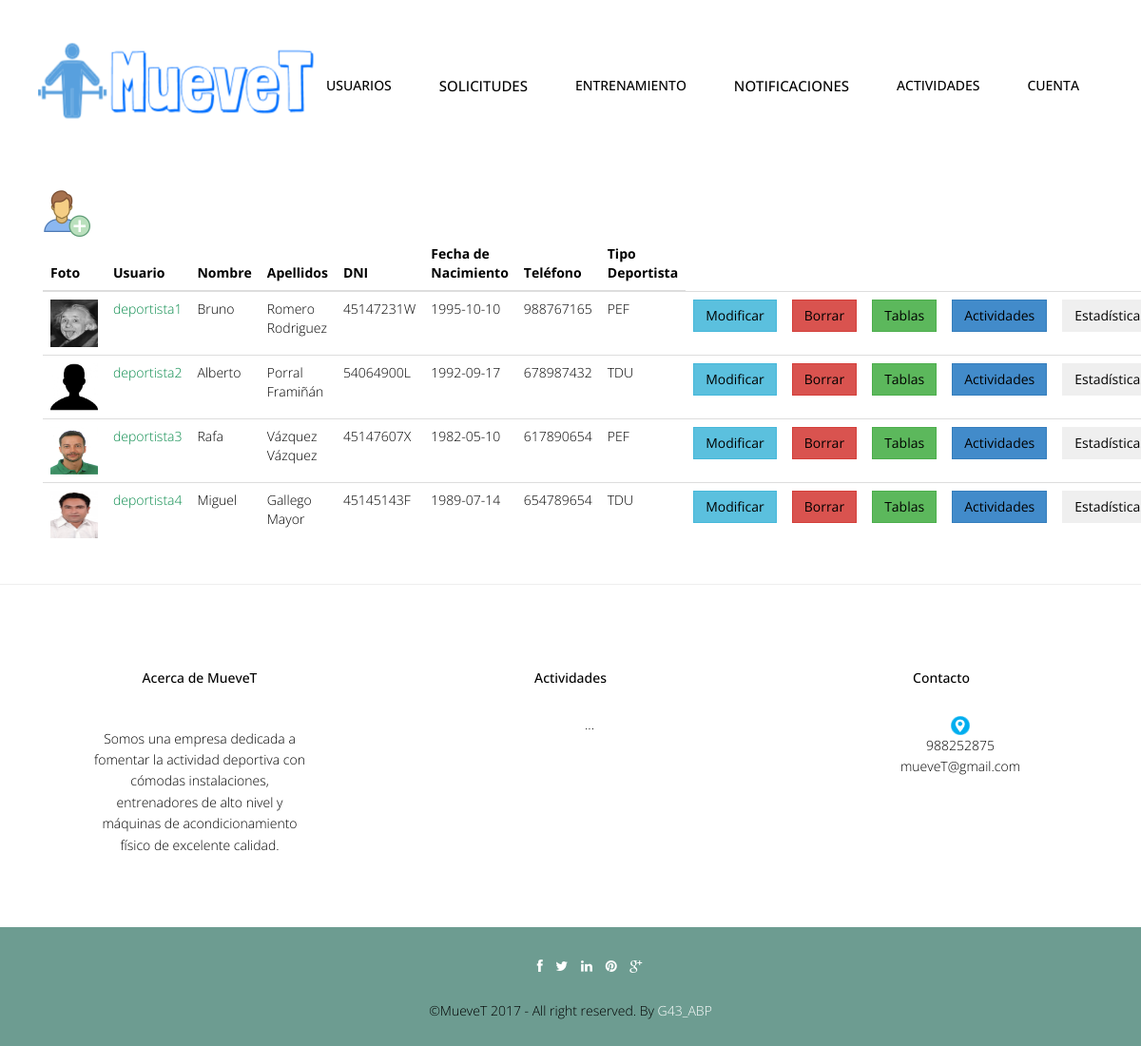
/abp/Controllers/DEPORTISTA_Controller.php?user=deportista (signed in), run on the app's committed database.
### tables this page shows
CREATE TABLE `usuario` (
  `foto` varchar(500) DEFAULT '../img/user.jpg',
  `userName` varchar(20) NOT NULL,
  `password` varchar(128) NOT NULL,
  `tipoUsuario` int(10) NOT NULL,
  `nombre` varchar(20) NOT NULL,
  `apellidos` varchar(70) NOT NULL,
  `dni` varchar(9) NOT NULL,
  `fechaNac` date NOT NULL,
  `direccion` varchar(80) DEFAULT NULL,
  `telefono` int(15) DEFAULT NULL,
  `email` varchar(30) NOT NULL
);

CREATE TABLE `deportista` (
  `userName` varchar(20) NOT NULL,
  `tipoDeportista` char(3) NOT NULL,
  `metodoPago` varchar(45) NOT NULL
);

### abp/Models/USUARIO_Model.php (called while the page is built, shortened)
<?php
include '../Functions/LibraryFunctions.php';
class USUARIO_Modelo {
    var $mysqli;
    function ConectarBD() {
        $this->mysqli = new mysqli("localhost", "root", "", "muevet");
    }
    function ConsultarTodo($user) {
        if ($user == "entrenador") {
            $sql = "SELECT * FROM USUARIO, ENTRENADOR WHERE USUARIO.userName=ENTRENADOR.userName AND USUARIO.tipoUsuario=2";
        } else if ($user == "deportista") {
            $sql = "SELECT * FROM USUARIO, DEPORTISTA WHERE USUARIO.userName=DEPORTISTA.userName AND USUARIO.tipoUsuario=3";
        } else {
            $sql = "SELECT * FROM USUARIO";
        }
        if (!($resultado = $this->mysqli->query($sql))) {
            return 'Error en la consulta sobre la base de datos';
        } else {
            $toret = array();
            $i = 0;
            while ($fila = $resultado->fetch_array()) {
                $toret[$i] = $fila;
                $i++;
            }
            return $toret;
        }
    }
}
?>

### abp/Views/DEPORTISTA_SHOWALL_Vista.php (the view, shortened to what this page needs)
<?php
class DEPORTISTA_Show {
    private $datos;
    function __construct($array, $tablasEstandar, $tablasPersonalizadas, $volver) {
        $this->datos = $array;
        $this->render();
    }
    function render() {
        ?>
        <div class="container">
            <?php
            $lista = array('foto', 'userName', 'nombre', 'apellidos', 'dni', 'fechaNac', 'telefono', 'tipoDeportista');
            ?>
            <br><br>
            <div class="container">
                <div align='left'>
                    <?php if (ConsultarTipoUsuarioLogin() == 1) { ?>
                        <a href='DEPORTISTA_Controller.php?accion=<?php echo $strings['Insertar']; ?>'><img src="../img/useradd.png" width="50px" height="50px"></a>
                    <?php } ?>
                </div>
                <table class="table">
                    <thead class="thead-dark">
                        <tr>
                            <?php
                            foreach ($lista as $titulo) {
                                echo "<th>";
                                echo $strings[$titulo];
                                echo "</th>";
                            }
                            echo "</tr>";
                            echo "</thead>";
                            echo "<tbody>";
                            for ($j = 0; $j < count($this->datos); $j++) {
                                echo "<tr>";
                                foreach ($this->datos [$j] as $clave => $valor) {
                                    for ($i = 0; $i < count($lista); $i++) {
                                        if ($clave === $lista[$i]) {
                                            echo "<td>";
                                            if (($clave === 'foto')) {
                                                if (is_file($valor)) {
                                                    ?><a target='_blank' href='<?php echo $valor ?>'><img src='<?php echo $valor ?>' width="50" height="50"></a> <?php
                                                } else {
                                                    ?><a target='_blank' href="../img/user.jpg"><img src="../img/user.jpg" width="50" height="50"></a> <?php
                                            }
                                            break;
                                        }
                                        if ($clave === 'userName') {
                                            ?>
                                        <a href='DEPORTISTA_Controller.php?userName=<?php echo $this->datos[$j]['userName'] . '&accion=' . $strings['Ver']; ?>'><font color="#088A4B"><?php echo $valor; ?></font></a> <?php
                                    } else {
                                        echo $valor;
                                    }
                                    echo "</td>";
                                }
                            }
                        }
                        ?>
                        <?php if (ConsultarTipoUsuarioLogin() == 1) { ?>
                            <td><button type="button" class="btn btn-info"><a href='DEPORTISTA_Controller.php?userName=<?php echo $this->datos[$j]['userName'] . '&accion=' . $strings['Modificar']; ?>'><?php echo $strings['Modificar']; ?></a></button></td>
                            <td><button type="button" class="btn btn-danger"><a href='DEPORTISTA_Controller.php?userName=<?php echo $this->datos[$j]['userName'] . '&accion=' . $strings['Borrar']; ?>'><?php echo $strings['Borrar']; ?></a></button></td>
                            <td><button type="button" class="btn btn-success"><a href='DEPORTISTA_Controller.php?userName=<?php echo $this->datos[$j]['userName'] . '&accion=' . $strings['AsignarT']; ?>'><?php echo $strings['Tablas']; ?></a></button></td>
                            <td><button type="button" class="btn btn-primary"><a href='DEPORTISTA_Controller.php?userName=<?php echo $this->datos[$j]['userName'] . '&accion=' . $strings['ActividadesGrupales']; ?>'><?php echo $strings['ActividadesGrupales']; ?></a></button></td>
                            <td><button type="button" class="btn btn"><a href='ESTADISTICAS_Controller.php?userName=<?php echo $this->datos[$j]['userName'] . '&accion=' . $strings['VerEstadisticas']; ?>'><?php echo $strings['VerEstadisticas']; ?></a></button></td>
                                <?php }
                            }
                            ?>
                    </tbody>
                </table>
            </div>
        </div>
        <?php
        include '../Views/footer.php';
    }
}

### abp/css/style.css (style rules this page uses)
body { font-family:'Open Sans', Arial, sans-serif; font-size:14px; font-weight:300; line-height:1.6em; color:#000; background-color:#fff; }
.link-list ul,li,a { color:#000; list-style:none; }

### abp/css/overwrite.css (style rules this page uses)
.btn { text-shadow: none; background-image:none; border-color: none; border-bottom-color: none; -webkit-box-shadow: none; -moz-box-shadow: none; box-shadow: none; }
.btn { outline:0; -webkit-border-radius: 0; -moz-border-radius: 0; border-radius: 0; }

### data on the page
usuario: foto (picture), nombre "Bruno", apellidos "Romero Rodriguez", dni "45147231W", fechaNac "1995-10-10", telefono "988767165"
deportista: userName "deportista1", tipoDeportista "PEF"
usuario: foto (placeholder picture), nombre "Alberto", apellidos "Porral Framiñán", dni "54064900L", fechaNac "1992-09-17", telefono "678987432"
deportista: userName "deportista2", tipoDeportista "TDU"
usuario: foto (picture), nombre "Rafa", apellidos "Vázquez Vázquez", dni "45147607X", fechaNac "1982-05-10", telefono "617890654"
deportista: userName "deportista3", tipoDeportista "PEF"
usuario: foto (picture), nombre "Miguel", apellidos "Gallego Mayor", dni "45145143F", fechaNac "1989-07-14", telefono "654789654"
deportista: userName "deportista4", tipoDeportista "TDU"

### other printed values
$strings['Cuenta'] "CUENTA"
$strings[$titulo] "Foto"
$strings[$titulo] "Usuario"
$strings[$titulo] "Nombre"
$strings[$titulo] "Apellidos"
$strings[$titulo] "DNI"
$strings[$titulo] "Fecha de Nacimiento"
$strings[$titulo] "Teléfono"
$strings[$titulo] "Tipo Deportista"
